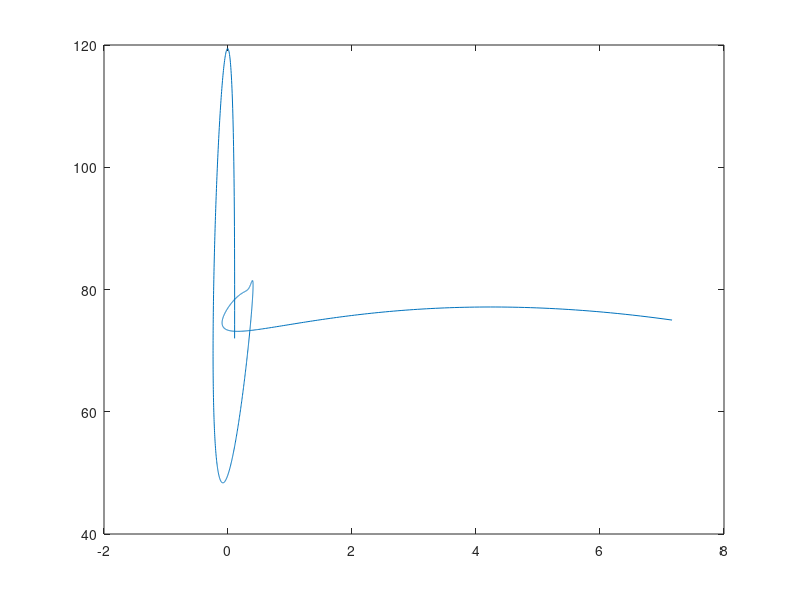

The MATLAB source for this figure:
disp("Laboratory Assignment 5");
disp("Problem 1");
disp("In the following table there are some data regarding a moving car. Use Hermite interpolation to estimate position and speed of the car when the time is t = 10. Also in the lab paper there is a table with values.")

function T=dividif(x, f, df)
    n=length(x);
    z = zeros(1, 2*n);
    z(1:2:end)=x;
    z(2:2:end)=x;
    T = NaN(2*n);
    T(1:2:end, 1) = f;
    T(2:2:end, 1) = f;
    T(1:2:end, 2) = df;
    T(2:2:end-2, 2) = diff(f)./diff(x);
    for i=3:2*n
        T(1:2*n-i+1, i)=diff(T(1:2*n-i+2, i-1))./((z(i:2*n)-z(1:2*n-i+1))');
    end
end

%%%%%%%%%%%%%%%%%%%%%%%%%%%%%%%%%%%%%%%%%%%%%%%%%%%%%%%%%%%%%%%%%%%%%%%%%%%%
% Vezi ca la examen deobicei vine un subiect din polinomul de interpolare a lui Lagrange/Hermite
%%%%%%%%%%%%%%%%%%%%%%%%%%%%%%%%%%%%%%%%%%%%%%%%%%%%%%%%%%%%%%%%%%%%%%%%%%%%
function N=newtonoriginal(x, f, df, X)
    c = dividif(x, f, df)(1, :);
    n = length(x);
    z = zeros(1, 2*n);
    z(1:2:end) = x;
    z(2:2:end) = x;
    N = zeros(size(X));
    for k=1:length(X)
        prods = 1;
        for i = 1:2*n
            N(k)=N(k)+prods*c(i);
            prods=prods*(X(k)-z(i));
        end
    end
end

function [N, dN]=newton(x, f, df, X)
    c = dividif(x, f, df)(1, :);
    n = length(x);
    z = zeros(1, 2*n);
    z(1:2:end) = x;
    z(2:2:end) = x;
    N = zeros(size(X));
    for k=1:length(X)
        dN(k) = c(2);
        prods = 1;
        for i = 3:2*n
            for j=1:i-1
                dN(k) = dN(k) + c(i) * prod(X(k)-z([1:j-1,j+1:i-1]));
            end
            N(k)=N(k)+prods*c(i);
            prods=prods*(X(k)-z(i));
        end
    end
end

% time
x = [0 3 5 8 13]
% distance
f = [0 225 383 623 993]
% speed
df = [75 77 80 74 72]
% the point in which we calculate
X = linspace(0, 13, 1000);

[N, dN] = newton(x, f, df, X);

plot(N, dN)
